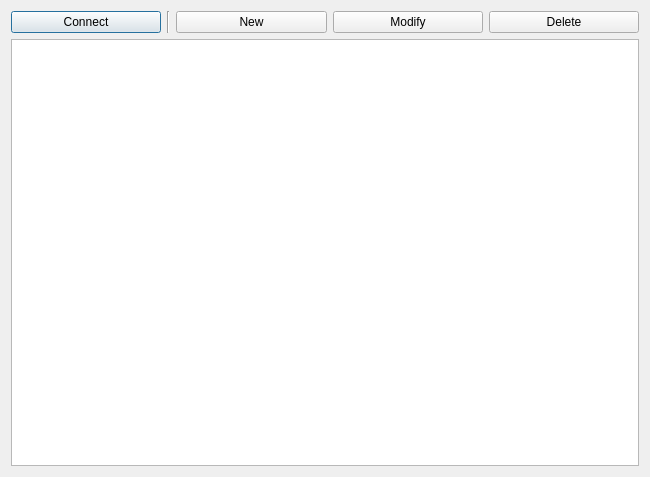
<?xml version="1.0" encoding="UTF-8"?>
<ui version="4.0">
 <class>QWoSessionManage</class>
 <widget class="QDialog" name="QWoSessionManage">
  <property name="geometry">
   <rect>
    <x>0</x>
    <y>0</y>
    <width>650</width>
    <height>477</height>
   </rect>
  </property>
  <property name="windowTitle">
   <string>Dialog</string>
  </property>
  <layout class="QVBoxLayout" name="verticalLayout">
   <item>
    <layout class="QHBoxLayout" name="horizontalLayout">
     <item>
      <widget class="QPushButton" name="pushButton_4">
       <property name="text">
        <string>Connect</string>
       </property>
      </widget>
     </item>
     <item>
      <widget class="Line" name="line">
       <property name="orientation">
        <enum>Qt::Vertical</enum>
       </property>
      </widget>
     </item>
     <item>
      <widget class="QPushButton" name="pushButton">
       <property name="text">
        <string>New</string>
       </property>
      </widget>
     </item>
     <item>
      <widget class="QPushButton" name="pushButton_2">
       <property name="text">
        <string>Modify</string>
       </property>
      </widget>
     </item>
     <item>
      <widget class="QPushButton" name="pushButton_3">
       <property name="text">
        <string>Delete</string>
       </property>
      </widget>
     </item>
    </layout>
   </item>
   <item>
    <widget class="QTableView" name="tableView"/>
   </item>
  </layout>
 </widget>
 <resources/>
 <connections/>
</ui>
